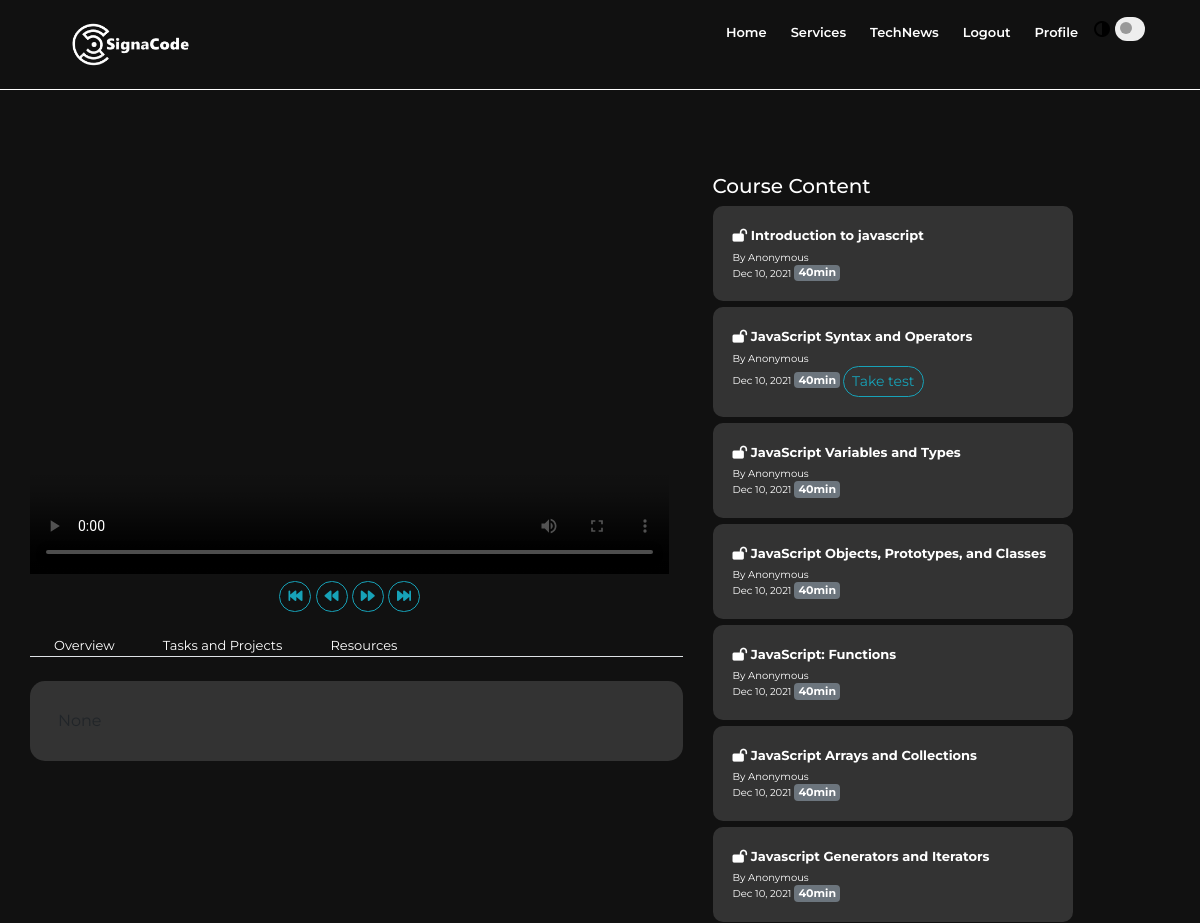
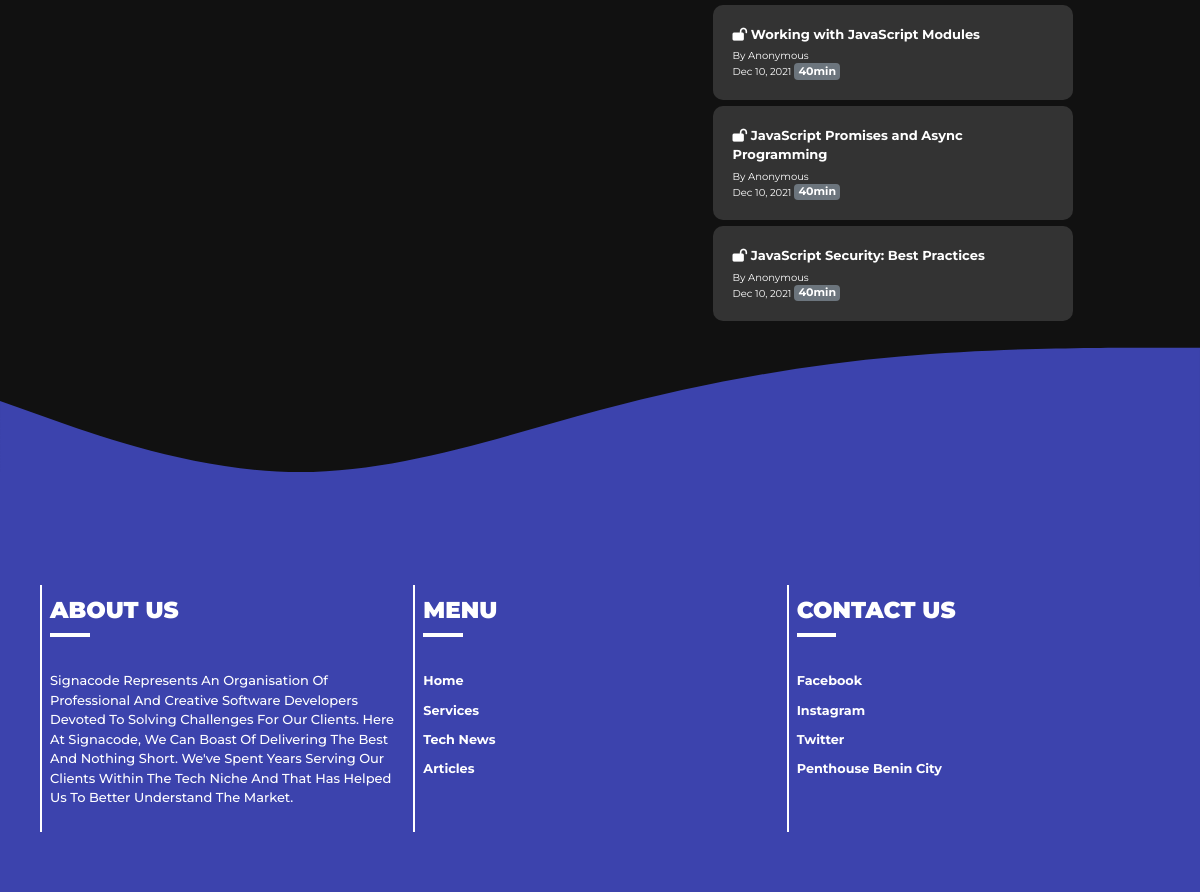
/learn-js-detail/1/ (signed in), run on the app's committed database (2 pictures, top to bottom).
### my_app/models.py (models this page shows, shortened)
class Learn_Js(models.Model):
    title = models.CharField(max_length = 100, blank= True)
    author = ForeignKey(Customuser, on_delete=models.CASCADE)
    post_date = models.DateField(auto_now_add=True)
    image = models.ImageField(blank = True, null=True, upload_to='video_img', validators=[image_validator])
    video = models.FileField(blank = True, null=True, upload_to='course_video')
    duration = models.CharField(max_length=10, blank=True)
    description = models.CharField(max_length= 1000, null=True, blank=True, default="No description stated yet...")
    toc = RichTextField(blank=True, null=True)
    overview = RichTextField(blank=True, null=True)
    task_and_projects = RichTextField(blank=True, null=True)
    resources = RichTextField(blank=True, null=True)
    test_available = models.BooleanField(default=False)
    json_file = models.FileField(blank = True, null=True, upload_to='json_file')

### my_app/views.py (the view)
# urls.py: path('learn-js-detail/<int:pk>/', my_app_view.learn_js_detail , name='learn_js_detail'),
@login_required
def learn_js_detail(request, pk):
    user = request.user
    js_courses = Learn_Js.objects.all()
    print("------------------------------------")
    print(user)
    if user.js_paid:
        course = get_object_or_404(Learn_Js, pk= pk)
    else:
        messages.info(request, "sorry you have not paid for this course. Please purchase course to proceed")
        return redirect('techschool')
    return render(request, 'my_app/learn_js_detail.html', {'course': course, 'js_courses': js_courses })

### my_app/models.py (called while the page is built)
    def __str__(self):
        return ('User: {} \n email: {}'.format(self.full_name, self.email))

### my_app/templates/my_app/learn_js_detail.html (shortened to what this page needs)
{% extends 'my_app/base.html' %}
{% load static %}
{% load crispy_forms_tags %}
{% block main-content %}
<div class="container-fluid top-space-medium" >
    <div class="row m-auto">
        <div  class="col-12 col-sm-12 col-md-7 col-lg-7 text-center mt-4" >
          <div style="width: 98%; ">
            <video
            id="videoPlayer"
            class="video-js vjs-big-play-centered m-auto"
            controls
            preload="auto"
            poster="MY_VIDEO_POSTER.jpg"
            data-setup="{}">
            <source src="{{course.video.url}}" type="video/mp4" />
          </video>
          <div class=" col-8 m-auto mt-4" style="width: 96%;">
            <div class="m-auto text-center">
              <button id="fastRewindBtn" class="btn btn-sm btn-outline-info text-center " ><i class="fas fa-fast-backward"></i></button>
              <button id="rewindBtn" class="btn btn-sm btn-outline-info text-center " ><i class="fas fa-backward"></i></button>
              <button id="forwardBtn" class="btn btn-sm btn-outline-info text-center "><i class="fas fa-forward"></i></button>
              <button id="fastForwardBtn" class="btn btn-sm btn-outline-info text-center "><i class="fas fa-fast-forward"></i></button>
            </div>
          </div>
          </div>
            <div class="mt-4">
                <ul class="nav nav-tabs nav-justified">
                    <li class="active ml-4 mr-4"><a data-toggle="tab" href="#overview">Overview</a></li>
                    <li class="ml-4 mr-4"><a data-toggle="tab" href="#tasks">Tasks and Projects</a></li>
                    <li class="ml-4 mr-4"><a data-toggle="tab" href="#resources">Resources</a></li>
                  </ul>
                  <div class="tab-content mt-4 fadeblack-bg p-1 text-left" style="border-radius: 15px;">
                    <div  id="overview" class="tab-pane fade show active post-bg text-left p-4">
                    </div>
                  </div>
            </div>
        </div>
        <div class="col-10 col-sm-10 col-md-4 col-lg-4 mt-4" >
            <h5 class="darktext">Course Content</h5>
            {% for js_course in js_courses %}
            <div class="card-body sidecard">
                <a class="course-anchor" data-toggle="modal" data-target="#course-{{course.id}}" role="button" >
                <p style="margin: 0;" class="card-title course-title ">
                   <span>{% if user.js_paid%}<i class="fas fa-lock-open fa-1x"></i>
                  {%else%}<i class="fas fa-lock fa-1x"></i></span>{% endif %}  {{ js_course.title }}</p>
                </a>
                <p style="margin: 0; font-size: 10px !important;" class="mt-1">By Anonymous</p>
                <p style="margin: 0; font-size: 10px !important;" >Dec 10, 2021  <span class="badge badge-secondary" style="font-size: 11px !important;">{{course.duration}}</span>
                  {% if js_course.test_available %}
            <span><a class="btn btn-sm btn-outline-info" href="{% url 'take_test' 'learn-js' js_course.id %}">Take test</a></span>
                  {% endif %}
                </p>
              </div>
            {% endfor %}
        </div>
    </div>
</div>
{% endblock main-content %}

### my_app/static/my_app/css/front.css (style rules this page uses)
:root { --navcolor: #072F5F; --purpletext: white; --background: #111111; --background2: #222222; --cardtext: white; --darktext: white; --whitetext: black; --postbg: #333333; --gradient1: #333333; --gradient2: #147cac; --fadeblack: #333333; --boxshadowColor: rgba(248, 249, 250, 0.1); }
html { overflow-x: hidden !important; scroll-behavior: smooth; }
body { font-family: 'Montserrat', sans-serif; overflow-x: hidden !important; background-color: var(--background); }
.sidecard { background-color: var(--fadeblack) !important; margin-top: 6px; border-radius: 10px; }
.fadeblack-bg { background-color: var(--fadeblack) !important; }
.course-anchor { text-decoration: none; cursor: pointer; }
* { margin: 0; padding: 0 }
#videoPlayer { height: 400px; width: 100%; }
.darktext { color: var(--darktext) ; }
.course-title { font-size: 13px; font-weight: bolder; }
a { color: var(--darktext); }
.btn { border-radius: 30px !important; }
.top-space-medium { margin-top: 150px; }
.post-body, p, li { font-size: 13px; color: var(--darktext) !important; }

### data on the page
Learn_Js: title "Introduction to javascript", duration "40min"
Learn_Js: title "JavaScript Syntax and Operators", test_available "Take test"
Learn_Js: title "JavaScript Variables and Types"
Learn_Js: title "JavaScript Objects, Prototypes, and Classes"
Learn_Js: title "JavaScript: Functions"
Learn_Js: title "JavaScript Arrays and Collections"
Learn_Js: title "Javascript Generators and Iterators"
Learn_Js: title "Working with JavaScript Modules"
Learn_Js: title "JavaScript Promises and Async Programming"
Learn_Js: title "JavaScript Security: Best Practices"
